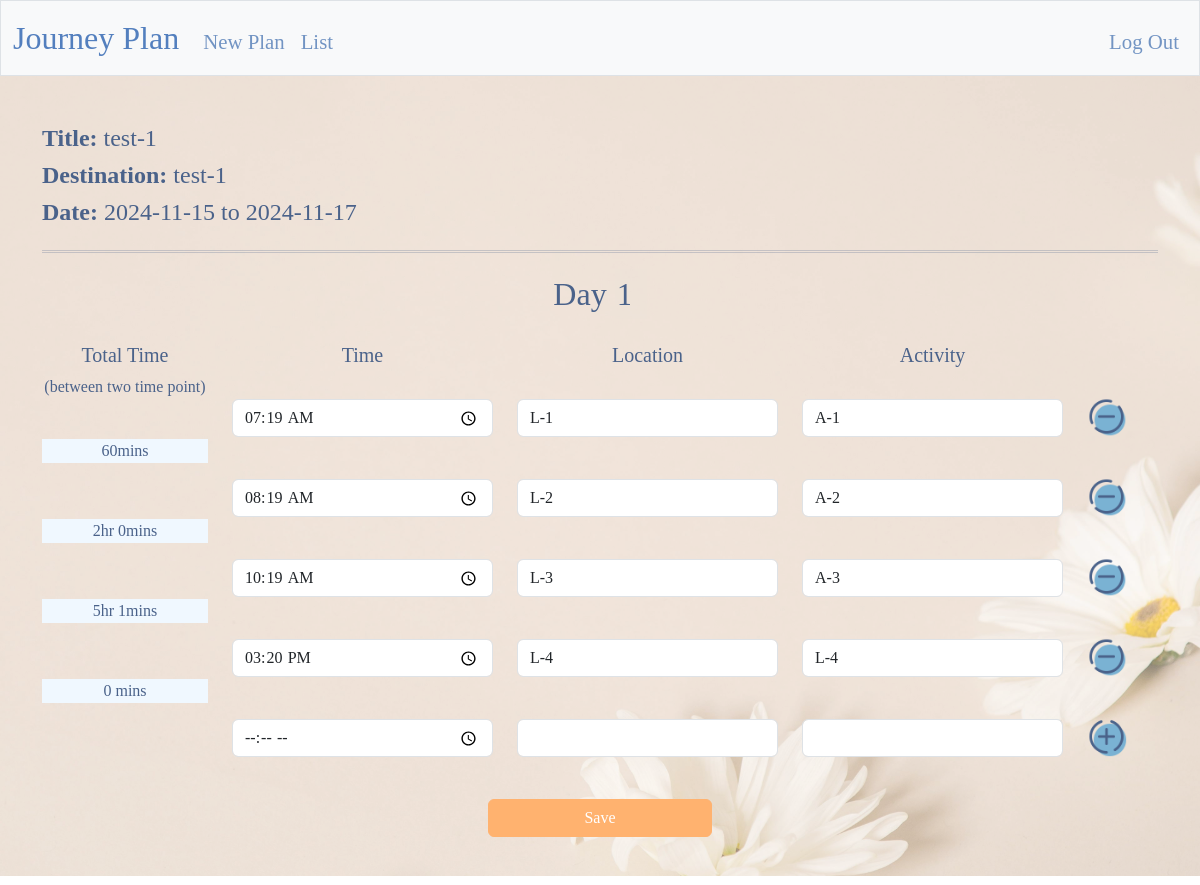
Page /editDay?plan=1&&day=1 (signed in) on the committed database.
### app.py (models this page shows)
class Plan(db.Model):
    __tablename__ = 'plan'
    id = db.Column(db.Integer, primary_key=True, autoincrement=True, nullable=False)
    users_id = db.Column(db.Integer, db.ForeignKey('users.id'), nullable=False)
    title = db.Column(db.String, nullable=False)
    destination = db.Column(db.String, nullable=False)
    start_date = db.Column(db.Date, nullable=False)
    end_date = db.Column(db.Date, nullable=False)
    total_day = db.Column(db.Integer, nullable=False)
    created_at = db.Column(db.DateTime, default=utcnow, nullable=False)
    updated_at = db.Column(db.DateTime, default=utcnow, nullable=False)
    daily_plans = db.relationship('DailyPlan', backref='plan', lazy=True)

class DailyPlan(db.Model):
    __tablename__ = 'daily_plan'
    id = db.Column(db.Integer, primary_key=True, autoincrement=True, nullable=False)
    plan_id = db.Column(db.Integer, db.ForeignKey('plan.id'), nullable=False)
    day_count = db.Column(db.Integer, nullable=False)
    location = db.Column(db.String, nullable=False)
    time = db.Column(db.Time, nullable=False)
    activity = db.Column(db.String, nullable=False)
    created_at = db.Column(db.DateTime, default=utcnow, nullable=False)
    updated_at = db.Column(db.DateTime, default=utcnow, nullable=False)

### app.py (the view, shortened to what this page needs)
@app.route("/editDay", methods=["GET", "POST"])
def editDay():
    if request.method == "GET":
        users_id = session["user_id"]
        plan_id = request.args.get('plan')
        day_count = request.args.get('day')
        plan_records = db.session.execute(
            text("SELECT * FROM plan WHERE id = :plan_id AND users_id = :users_id"),
            {'plan_id': plan_id, 'users_id': users_id}
        ).fetchone()
        daily_records = db.session.execute(
            text("SELECT * FROM daily_plan WHERE day_count = :day_count AND plan_id = :plan_id ORDER BY time ASC"),
            {'plan_id': plan_id, 'day_count': day_count}
        ).fetchall()
        return render_template('editDay.html', record=plan_records, daily_records=daily_records, day_count=day_count)

### app.py (called while the page is built)
@app.after_request
def after_request(response):
    response.headers["Cache-Control"] = "no-cache, no-store, must-revalidate"
    response.headers["Expires"] = 0
    response.headers["Pragma"] = "no-cache"
    return response

### templates/editDay.html (shortened to what this page needs)
{% extends "layout.html" %}
{% block main %}
    {% if record %}
<main class="container py-5 text-center content">
    <div class="row g-3">
        <div class="col left">
            {% if record %}
                <h4>Title: <span class="view">{{ record.title }}</span></h4>
                <h4>Destination: <span class="view">{{ record.destination }}</span></h4>
                <h4>Date: <span class="view">{{ record.start_date }} to {{ record.end_date }}</span></h4>
            {% endif %}
        </div>
    </div>
    <hr class="double">
    <form action="/editDay" method="post">
        <div class="row g-4">
        {% endif %}
            {%if day_count%}
            <div class="day">
                <label for="dayCount">Day</label>
                <input value="{{day_count}}" id="dayCount" class="no_border" autocomplete="off" autofocus class="form-control mx-auto" name="dayCount" type="number" readonly>
            {% endif %}
            </div>
            <div class="col-2 col-md-2">
                <h5>Total Time </h5>
                <h7>(between two time point)</h7>
            </div>
            <div class="col-3 col-md-3" class="time">
                <h5>Time</h5>
            </div>
            <div class="col-3 col-md-3" class="location">
                <h5>Location</h5>
            </div>
            <div class="col-3 col-md-3" class="activity">
                <h5>Activity</h5>
            </div>
            <div class="col-1 col-md-1">
            </div>
        </div>
        {% for record in daily_records %}
        <div class="row g-4" class="show">
            <div class="col-2 col-md-2 col-time">
                <p class="total_time"></p>
            </div>
            <div class="col-3 col-md-3" class="time">
                <input value="{{record.time}}" autocomplete="off" autofocus class="form-control mx-auto time-point" name="time" type="time">
            </div>
            <div class="col-3 col-md-3" class="location">
                <input value="{{record.location}}" autocomplete="off" autofocus class="form-control mx-auto" name="location" type="text">
            </div>
            <div class="col-3 col-md-3" class="activity">
                <input value="{{record.activity}}" autocomplete="off" autofocus class="form-control mx-auto" name="activity" type="text">
            </div>
            <div class="col-1 col-md-1 icon_minus">
                <img src="/static/icons8-minus-96.png" class="icon" alt="icon_minus" width="50" height="50" onclick="minus(event), timeDifference()">
            </div>
        </div>
        {% endfor %}
        <div class="row g-4" class="show">
            <div class="col-2 col-md-2 col-time">
            </div>
            <div class="col-3 col-md-3" class="time">
                <input autocomplete="off" class="form-control mx-auto time-point" name="time" type="time">
            </div>
            <div class="col-3 ol-md-3" class="location">
                <input autocomplete="off" autofocus class="form-control mx-auto" name="location" type="text">
            </div>
            <div class="col-3 col-md-3" class="activity">
                <input autocomplete="off" autofocus class="form-control mx-auto" name="activity" type="text">
            </div>
            <div class="col-1 col-md-1 icon_add">
                <img src="/static/icons8-add-96.png" class="icon" alt="icon_add" width="50" height="50" onclick="add(), timeDifference()">
            </div>
        </div>
        <br class="last">
        <button class="btn btn-md save" type="submit">Save</button>
    </form>
</main>
{% endblock %}

### static/styles.css (style rules this page uses)
.no_border { border: none; outline : none; width:2.5rem; color:#537fbe; background-color: rgba(234, 225, 214, 0.4); }
body { font-family: "Kalam", cursive; font-weight: 300; font-style: normal; height: 100vh; }
.content { position: relative; z-index: 2; color: #4A628A; text-align: center; }
.save { border-color: #FFB26F; width:20%; color: white; background-color:#FFB26F; }
.icon_add, .icon_minus { margin-top: 1rem; margin-left: -1rem; cursor:pointer; }
.left { text-align: left; }
.icon { padding: 0.3rem; }
.total_time { background: aliceblue; }
.col-time { padding-top: 2.5rem; }
.day { font-size: 2rem; }
#dayCount { width: 2rem; color: #4A628A; }
.double { border-top: 3px double #4A628A; }
h4 { font-weight: 800; }
.view { font-weight: 400; }

### rows in the picture
Plan: title "test-1", destination "test-1", start_date "2024-11-15", end_date "2024-11-17"
DailyPlan: time "07:19", location "L-1", activity "A-1"
DailyPlan: time "08:19", location "L-2", activity "A-2"
DailyPlan: time "10:19", location "L-3", activity "A-3"
DailyPlan: time "15:20", location "L-4", activity "L-4"
